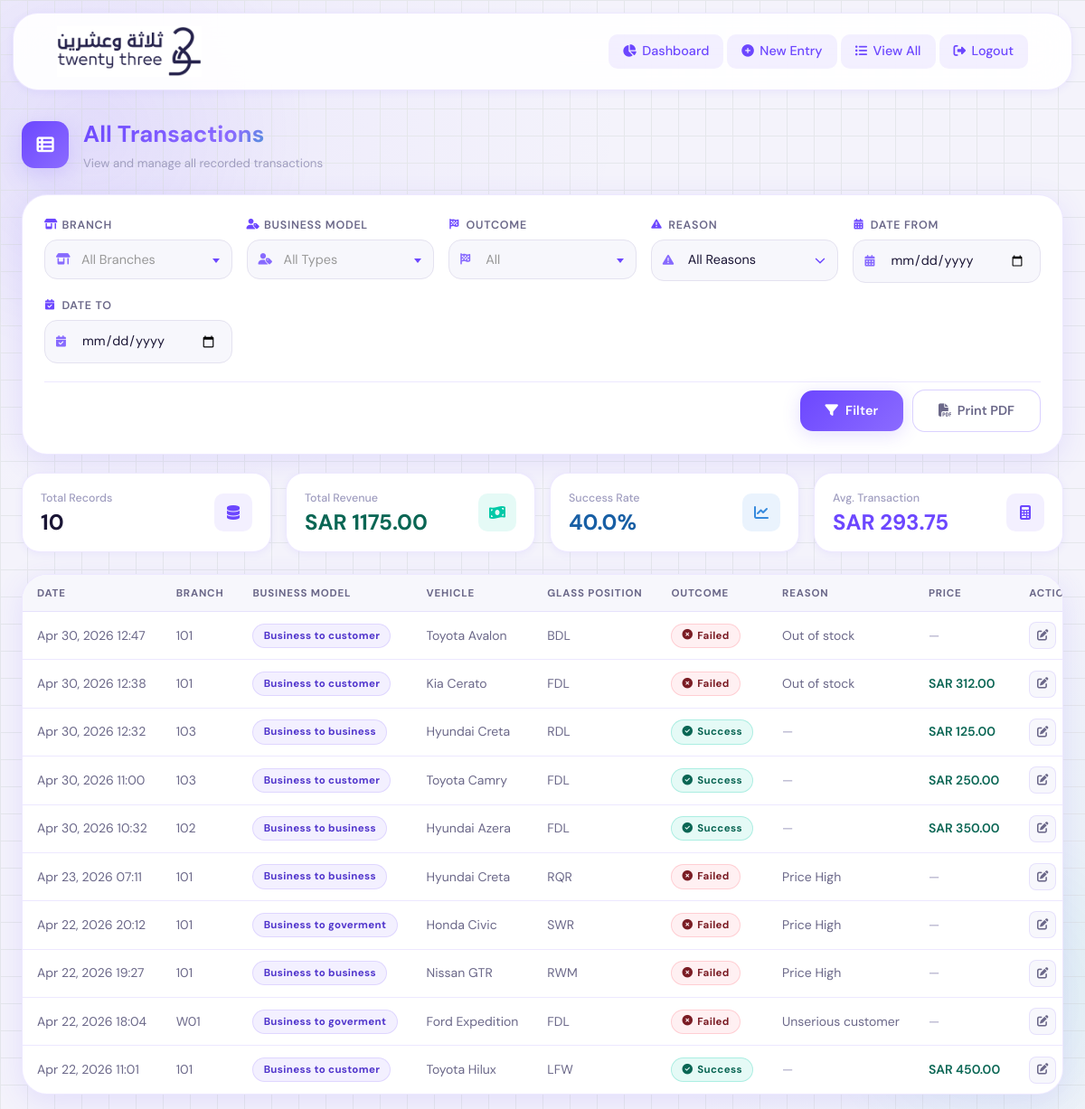
The page /list/ (signed in) on the database as committed earlier.
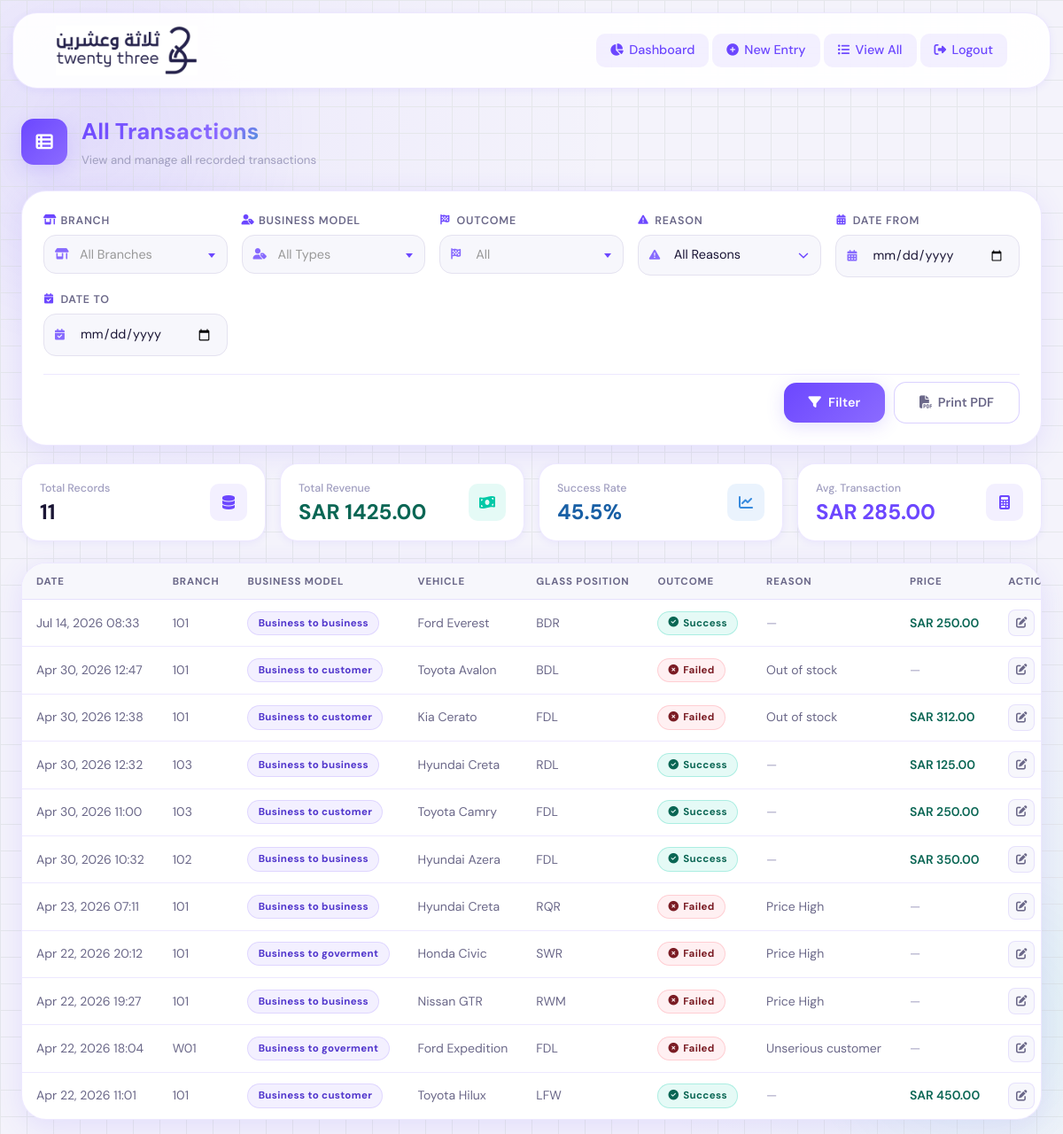
The same page on the database as committed later.
### core/models.py (models this page shows, shortened)
class Transaction(models.Model):
    branch = models.ForeignKey(Branch, on_delete=models.PROTECT)
    vehicle_brand = models.ForeignKey(VehicleBrand, on_delete=models.PROTECT)
    vehicle_model = models.ForeignKey(VehicleModel, on_delete=models.PROTECT)
    manufacture_year = models.ForeignKey(ManufactureYear, on_delete=models.PROTECT)
    glass_position = models.ForeignKey(GlassPosition, on_delete=models.PROTECT)
    customer_source = models.ForeignKey(CustomerSource, on_delete=models.PROTECT)
    business_model = models.ForeignKey(BusinessModel, on_delete=models.PROTECT)
    sales_type = models.ForeignKey(SalesType, on_delete=models.PROTECT, null=True, blank=True)
    parts_type = models.ForeignKey(PartsType, on_delete=models.SET_NULL, null=True, blank=True)
    maintenance_type = models.ForeignKey(MaintenanceType, on_delete=models.SET_NULL, null=True, blank=True)
    corporate_client = models.ForeignKey(CorporateClient, on_delete=models.SET_NULL, null=True, blank=True)
    wholesale_company = models.ForeignKey(WholesaleCompany, on_delete=models.SET_NULL, null=True, blank=True)
    government_org = models.ForeignKey(GovernmentOrganization, on_delete=models.SET_NULL, null=True, blank=True)
    OUTCOME_CHOICES = [
        ('success', 'Success'),
        ('fail', 'Fail'),
    ]
    outcome = models.CharField(max_length=10, choices=OUTCOME_CHOICES)
    price = models.DecimalField(max_digits=10, decimal_places=2, null=True, blank=False)
    document = models.FileField(upload_to='documents/', null=True, blank=True)
    note = models.TextField(blank=True)
    reason = models.ForeignKey(Reason, on_delete=models.SET_NULL, null=True, blank=True)
    expected_price = models.DecimalField(max_digits=10, decimal_places=2, null=True, blank=True)
    maintenance_other_note = models.TextField(blank=True)
    created_at = models.DateTimeField(auto_now_add=True)
    updated_at = models.DateTimeField(auto_now=True)

class Branch(models.Model):
    COMPANY_CHOICES = [
        ('Al Salem Auto Glass', 'Al Salem Auto Glass'),
        ('Watam Auto Glass', 'Watam Auto Glass'),
    ]
    company = models.CharField(max_length=20, choices=COMPANY_CHOICES)
    code = models.CharField(max_length=10, unique=True)  # e.g., 101, W01
    name = models.CharField(max_length=100, blank=True)
    def __str__(self):
        return f"{self.company} - {self.code}"
    class Meta:
        ordering = ['company', 'code']

class BusinessModel(models.Model):
    name = models.CharField(max_length=50, unique=True)
    class Meta:
        ordering = ['id']

class VehicleBrand(models.Model):
    name = models.CharField(max_length=50, unique=True)

class VehicleModel(models.Model):
    brand = models.ForeignKey(VehicleBrand, on_delete=models.CASCADE, related_name='models')
    name = models.CharField(max_length=50)
    class Meta:
        unique_together = ('brand', 'name')

class GlassPosition(models.Model):
    name = models.CharField(max_length=100, unique=True)

class Reason(models.Model):
    name = models.CharField(max_length=100, unique=True)
    def __str__(self):
        return self.name

### core/views.py (the view)
# urls.py: path('list/', views.transaction_list, name='transaction_list'),
@login_required
def transaction_list(request):
    if request.user.userprofile.role == 'admin':
        transactions = Transaction.objects.all()
    else:
        transactions = Transaction.objects.filter(branch=request.user.userprofile.branch)
    branch = request.GET.get('branch')
    business_model = request.GET.get('business_model')
    outcome = request.GET.get('outcome')
    reason = request.GET.get('reason')
    date_from = request.GET.get('date_from')
    date_to = request.GET.get('date_to')
    if branch and request.user.userprofile.role == 'admin':
        transactions = transactions.filter(branch_id=branch)
    if business_model:
        transactions = transactions.filter(business_model_id=business_model)
    if outcome:
        transactions = transactions.filter(outcome=outcome)
    if reason:
        transactions = transactions.filter(reason_id=reason)
    if date_from:
        transactions = transactions.filter(created_at__date__gte=date_from)
    if date_to:
        transactions = transactions.filter(created_at__date__lte=date_to)
    transactions = transactions.order_by('-created_at')
    total_count = transactions.count()
    total_revenue = transactions.filter(outcome='success').aggregate(total=Sum('price'))['total'] or 0
    success_count = transactions.filter(outcome='success').count()
    success_rate = round((success_count / total_count * 100) if total_count > 0 else 0, 1)
    fail_count = transactions.filter(outcome='fail').count()
    fail_rate = round((fail_count / total_count * 100) if total_count > 0 else 0, 1)
    avg_transaction = total_revenue / success_count if success_count > 0 else 0
    paginator = Paginator(transactions, 50)
    page = request.GET.get('page')
    transactions = paginator.get_page(page)
    context = {
        'transactions': transactions,
        'total_count': total_count,
        'total_revenue': total_revenue,
        'success_rate': success_rate,
        'fail_rate': fail_rate,
        'avg_transaction': avg_transaction,
        'branches': Branch.objects.all(),
        'business_models': BusinessModel.objects.all(),
        'reasons': Reason.objects.all(),
    }
    return render(request, 'core/transaction_list.html', context)

### core/templates/core/transaction_list.html (shortened to what the changed rows need)
{% extends 'core/base.html' %}
{% load widget_tweaks %}
{% block content %}
<div class="list-page-wrap" data-aos="fade-up">
    <div class="page-hero">
        <div class="page-hero-left">
            <div class="page-hero-text">
                <h2 class="gradient-text">All Transactions</h2>
            </div>
        </div>
    </div>
    <div class="stats-grid">
        <div class="stat-card" data-aos="fade-up" data-aos-delay="60">
            <div style="display:flex;align-items:center;justify-content:space-between;gap:0.75rem;">
                <div>
                    <div class="stat-label">Total Records</div>
                    <div class="stat-value" style="color:var(--text-primary);">{{ total_count }}</div>
                </div>
            </div>
        </div>
        <div class="stat-card" data-aos="fade-up" data-aos-delay="120">
            <div style="display:flex;align-items:center;justify-content:space-between;gap:0.75rem;">
                <div>
                    <div class="stat-label">Total Revenue</div>
                    <div class="stat-value" style="color:#0a6654;">SAR {{ total_revenue|floatformat:2 }}</div>
                </div>
            </div>
        </div>
        <div class="stat-card" data-aos="fade-up" data-aos-delay="180">
            <div style="display:flex;align-items:center;justify-content:space-between;gap:0.75rem;">
                <div>
                    <div class="stat-label">Success Rate</div>
                    <div class="stat-value" style="color:#185FA5;">{{ success_rate }}%</div>
                </div>
            </div>
        </div>
        <div class="stat-card" data-aos="fade-up" data-aos-delay="240">
            <div style="display:flex;align-items:center;justify-content:space-between;gap:0.75rem;">
                <div>
                    <div class="stat-label">Avg. Transaction</div>
                    <div class="stat-value" style="color:var(--primary);">SAR {{ avg_transaction|floatformat:2 }}</div>
                </div>
            </div>
        </div>
    </div>
    <div class="glass-card" style="padding:0 !important; overflow:hidden;">
        <div class="table-wrap">
            <table>
                <thead>
                    <tr>
                        <th>Date</th>
                        <th>Branch</th>
                        <th>Business Model</th>
                        <th>Vehicle</th>
                        <th>Glass Position</th>
                        <th>Outcome</th>
                        <th>Reason</th>
                        <th>Price</th>
                        {% if request.user.userprofile.role == 'admin' %}
                        <th>Actions</th>
                        {% endif %}
                    </tr>
                </thead>
                <tbody>
                    {% for transaction in transactions %}
                    <tr onclick="window.location='{% url 'core:transaction_detail' transaction.id %}'" style="cursor:pointer;">
                        <td>{{ transaction.created_at|date:"M d, Y H:i" }}</td>
                        <td>{{ transaction.branch.code }}</td>
                        <td><span class="badge badge-type">{{ transaction.business_model.name }}</span></td>
                        <td>{{ transaction.vehicle_brand.name }} {{ transaction.vehicle_model.name }}</td>
                        <td>{{ transaction.glass_position.name }}</td>
                        <td>
                            {% if transaction.outcome == 'success' %}
                                <span class="badge badge-success"><i class="fas fa-circle-check"></i>Success</span>
                            {% else %}
                                <span class="badge badge-fail"><i class="fas fa-circle-xmark"></i>Failed</span>
                            {% endif %}
                        </td>
                        <td>
                            {% if transaction.reason %}
                                {{ transaction.reason }}
                            {% else %}
                                <span style="color:var(--text-muted);">—</span>
                            {% endif %}
                        </td>
                        <td>
                            {% if transaction.price %}
                                <span class="price-val">SAR {{ transaction.price }}</span>
                            {% else %}
                                <span class="price-nil">—</span>
                            {% endif %}
                        </td>
                        {% if request.user.userprofile.role == 'admin' %}
                        <td onclick="event.stopPropagation()">
                            <div style="display:flex;gap:0.4rem;">
                                <a href="{% url 'core:transaction_edit' transaction.id %}" class="action-btn edit" title="Edit">
                                    <i class="fas fa-pen-to-square"></i>
                                </a>
                            </div>
                        </td>
                        {% endif %}
                    </tr>
                    {% endfor %}
                </tbody>
            </table>
        </div>
    </div>
</div>
{% endblock %}

Rows that differ between the two databases and show on the page:
added Transaction: outcome "success" (drawn)
Other text that changed with them:
{{ total_count }}: "10" → "11"
{{ total_revenue|floatformat:2 }}: "1175.00" → "1425.00"
{{ success_rate }}: "40.0" → "45.5"
{{ avg_transaction|floatformat:2 }}: "293.75" → "285.00"
